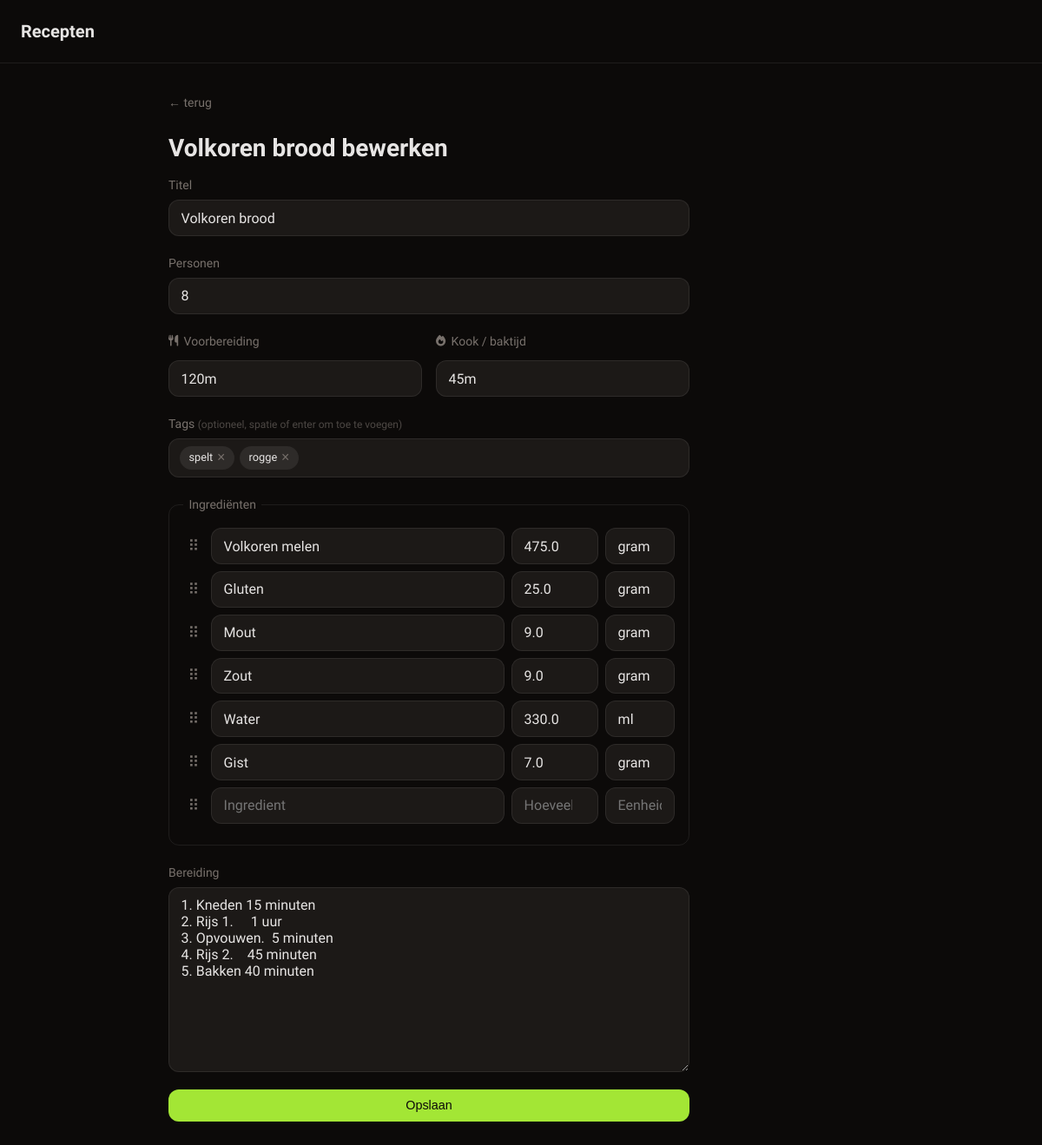
Page /recipes/3/edit on the earlier database version.
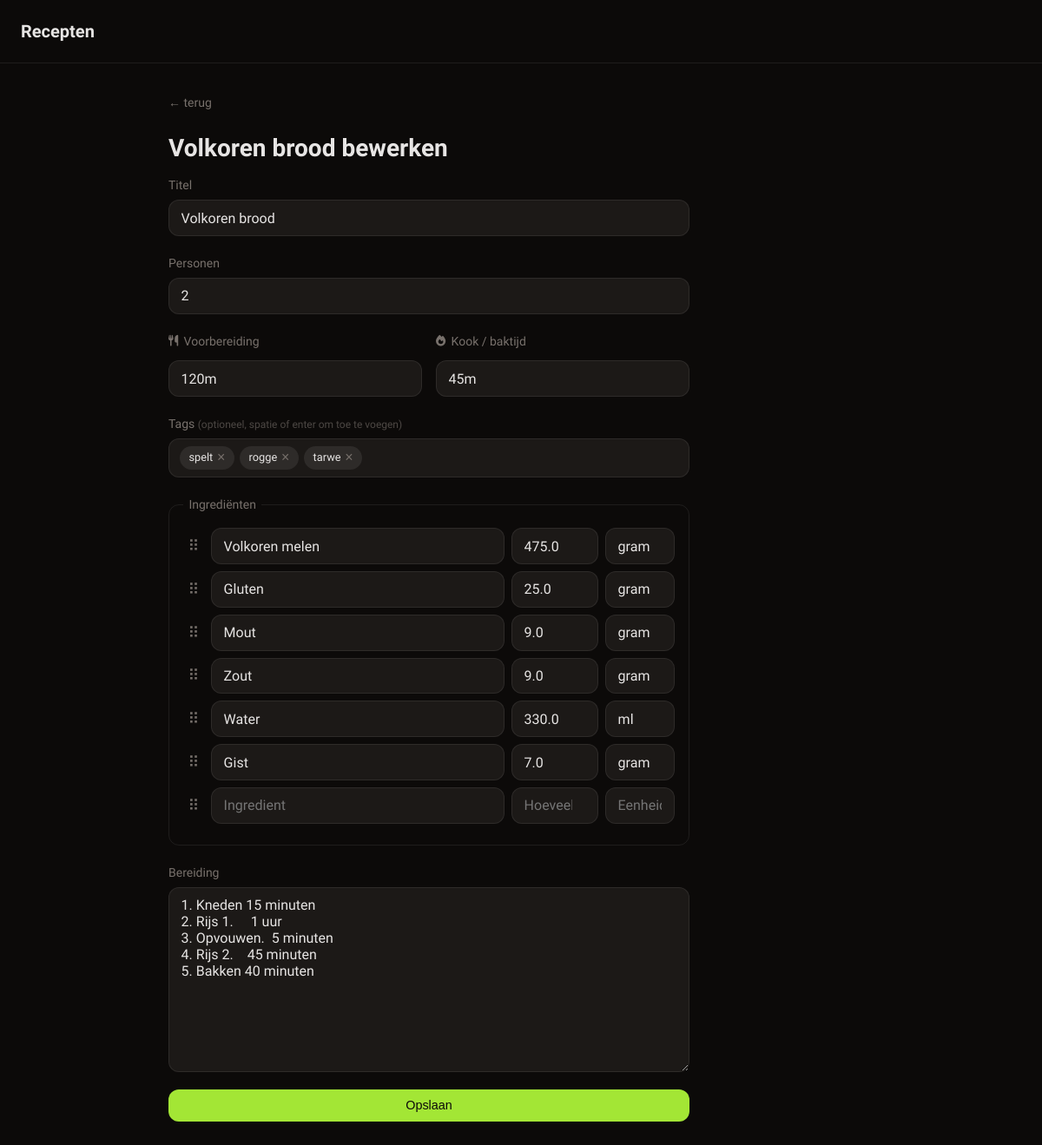
Same page on the later database version.
### tables this page shows
CREATE TABLE recipe (
            id INTEGER PRIMARY KEY AUTOINCREMENT,
            title TEXT NOT NULL,
            steps TEXT NOT NULL DEFAULT '',
            servings INTEGER NOT NULL DEFAULT 2,
            updated_at TIMESTAMP DEFAULT CURRENT_TIMESTAMP
        , cook_time TEXT, tags TEXT, prep_time TEXT);

CREATE TABLE ingredient (
            id INTEGER PRIMARY KEY AUTOINCREMENT,
            recipe_id INTEGER NOT NULL REFERENCES recipe(id) ON DELETE CASCADE,
            item TEXT NOT NULL,
            amount REAL,
            unit TEXT
        , sort_order INTEGER NOT NULL DEFAULT 0);

### app.py (the view)
@app.route("/recipes/<int:id>/edit", methods=["GET", "POST"])
def edit_recipe(id):
    db = get_db()
    recipe = db.execute("SELECT * FROM recipe WHERE id = ?", [id]).fetchone()
    if not recipe:
        return "Recept niet gevonden", 404
    if request.method == "POST":
        return _save_recipe(id)
    ingredients = db.execute("SELECT * FROM ingredient WHERE recipe_id = ? ORDER BY sort_order", [id]).fetchall()
    return render_template("edit.html", recipe=recipe, ingredients=ingredients)

### app.py (called while the page is built)
def get_db():
    if "db" not in g:
        g.db = sqlite3.connect(DATABASE)
        g.db.row_factory = sqlite3.Row
        g.db.execute("PRAGMA foreign_keys = ON")
    return g.db

### templates/edit.html (shortened to what this page needs)
{% extends "base.html" %}
{% block content %}
<a href="{% if recipe %}/recipes/{{ recipe.id }}{% else %}/{% endif %}" class="back">← terug</a>
<h1>{% if recipe %}{{ recipe.title }} bewerken{% else %}Nieuw recept{% endif %}</h1>
<form method="POST" class="recipe-form" {% if recipe %}data-recipe-id="{{ recipe.id }}"{% endif %}>
  <label>
    Titel
    <input name="title" value="{{ recipe.title if recipe else '' }}" required>
  </label>
  <label>
    Personen
    <input name="servings" type="number" min="1" value="{{ recipe.servings if recipe else 2 }}">
  </label>
  <div class="time-fields">
    <label>
      <span class="time-label"><i class="fa-solid fa-utensils"></i> Voorbereiding</span>
      <input name="prep_time" placeholder="bijv. 15 min" value="{{ recipe.prep_time if recipe and recipe.prep_time else '' }}">
    </label>
    <label>
      <span class="time-label"><i class="fa-solid fa-fire"></i> Kook / baktijd</span>
      <input name="cook_time" placeholder="bijv. 30 min" value="{{ recipe.cook_time if recipe and recipe.cook_time else '' }}">
    </label>
  </div>
  <div class="form-group">
    <span class="form-label">Tags <span class="label-optional">(optioneel, spatie of enter om toe te voegen)</span></span>
    <div id="tag-input-box" class="tag-input-box">
      {% if recipe and recipe.tags %}
        {% for tag in recipe.tags.split(',') %}
          {% set t = tag.strip() %}
          {% if t %}
          <span class="tag-pill">{{ t }}<button type="button" class="tag-remove" data-tag="{{ t }}">×</button></span>
          {% endif %}
        {% endfor %}
      {% endif %}
      <input id="tag-text" type="text" placeholder="{% if not recipe or not recipe.tags %}bijv. pasta, soep…{% endif %}" autocomplete="off">
    </div>
  </div>
  <fieldset>
    <legend>Ingrediënten</legend>
    <div id="ingredient-list">
      {% for ing in ingredients %}
      <div class="ingredient-row" draggable="true">
        <span class="drag-handle">⠿</span>
        <input name="item_{{ loop.index0 }}" placeholder="Ingredient" value="{{ ing.item }}">
        <input name="amount_{{ loop.index0 }}" placeholder="Hoeveelheid" type="number" step="any" value="{{ ing.amount if ing.amount is not none else '' }}" class="amount-field">
        <input name="unit_{{ loop.index0 }}" placeholder="Eenheid" value="{{ ing.unit if ing.unit else '' }}" class="unit-field">
      </div>
      {% endfor %}
      <div class="ingredient-row" draggable="true">
        <span class="drag-handle">⠿</span>
        <input name="item_{{ ingredients|length }}" placeholder="Ingredient">
        <input name="amount_{{ ingredients|length }}" placeholder="Hoeveelheid" type="number" step="any" class="amount-field">
        <input name="unit_{{ ingredients|length }}" placeholder="Eenheid" class="unit-field">
      </div>
    </div>
  </fieldset>
  <label>
    Bereiding
    <textarea name="steps" rows="10">{{ recipe.steps if recipe else '' }}</textarea>
  </label>
  <button type="submit" class="btn btn-primary">Opslaan</button>
</form>
{% endblock %}

Differences in the rows shown:
changed recipe "Volkoren brood": servings "8" → "2"; tags "spelt,rogge" → "spelt,rogge,tarwe" (drawn)
Other differences:
new list line: "tarwe ×"
